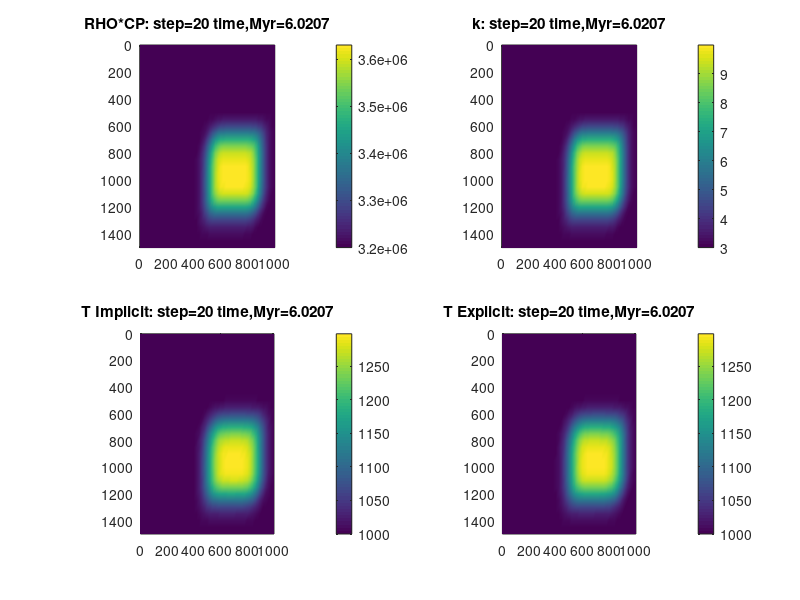

Write MATLAB code to recreate this figure.
% Solution of 2D Eulerian temperature equation 
% with advective terms on a regular grid 
% for a moving medium with variable conductivity;
% using of upwind differences for advection of temperature;
% comparison of implicit and explicit method


% Clean all variables
clear all;
% Clear all figures
clf;
% Numerical model parameters
% Boundary conditions = constant temperature
% setup correspond to a squre temperature wave
% Model size, m
xsize=1000000; % Horizontal
ysize=1500000; % Vertical

% Numbers of nodes
xnum=51; % Horizontal
ynum=31; % Vertical
% Grid step
xstp=xsize/(xnum-1); % Horizontal
ystp=ysize/(ynum-1); % Vertical
tnum=20; % number of timesteps

% Material advection velocity
vx=1e-9; % Horizontal velocity, m/s
vy=1e-9; % Vertical velocity, m/s

% Model properties
% Initial temperature, K 
tback=1000; % background medium,
twave=1300; % hot block
% Thermal conductivity,W/m/K
ktback=3; % background medium 
ktwave=10; % hot block
% Heat capacity, J/K/kg 
cpback=1000; % background medium
cpwave=1100; % hot block
% Density, kg/m^3
rhoback=3200; % background medium
rhowave=3300; % hot block

% Making vectors for nodal points positions (basic nodes)
x=0:xstp:xsize; % Horizontal
y=0:ystp:ysize; % Vertical

% max thermal diffusivity, m^2/s
kappa=max(ktback,ktwave)/min(rhoback,rhowave)/min(cpback,cpwave); 
% Timestep
dtexp=min(xstp,ystp)^2/3/kappa; % Limitation for explicit timestep
% Timestep limitation for advection
if(vx~=0)
    dtexp=min(dtexp,abs(xstp/vx)); % Limitation for horizontal advection timestep
end
if(vy~=0)
    dtexp=min(dtexp,abs(ystp/vy)); % Limitation for vertical advection timestep
end
dt=0.5*dtexp; % Timestep, s

% Creating arrays for Temperature, density, conductivty and heat capacity structure (two vertical layers)
rhocp=rhoback*cpback*ones(ynum,xnum); % volumetric heat capacity, J/K/m^3
kt=ktback*ones(ynum,xnum); % thermal conductivity 
t0exp=tback*ones(ynum,xnum); % for explicit solving 
t0imp=tback*ones(ynum,xnum); % for implicit solving
for i=1:1:ynum
    for j=1:1:xnum
        % Hot block (Temperature wave)
        if(y(i)>ysize*0.3 && y(i)<ysize*0.7 && x(j)>xsize*0.3 && x(j)<xsize*0.7) 
            t0exp(i,j)=twave; % temperature for explicit solving
            t0imp(i,j)=twave; % temperature for implicit solving
            rhocp(i,j)=rhowave*cpwave; % density, kg/m^3
            kt(i,j)=ktwave; % thermal conductivity
        end
    end
end

% Matrix of coefficients initialization for implicit solving
L=sparse(xnum*ynum,xnum*ynum);
% Vector of right part initialization for implicit solving
R=zeros(xnum*ynum,1);


% Time cycle
timesum=0; % Elapsed time
for t=1:1:tnum

    
    % Implicit solving of 2D temperature equation:
    % RHO*Cp*(dT/dt+vx*dT/dx+vy*dT/dy)=d(k*dT/dx)/dx+d(k*dT/dy)/dy
    % Composing matrix of coefficients L()
    % and vector (column) of right parts R()
    % Process all grid pointsd
    for i=1:1:ynum
        for j=1:1:xnum
            % Global index
            k=(j-1)*ynum+i;
            % Boundary nodes
            if(i==1 || i==ynum || j==1 || j==xnum)
                % Upper boundary
                if(i==1)
                    % Constant temperature: T(i,j)=tback
                    L(k,k)=1;
                    R(k,1)=tback;
%                     % Insulating boundary: T(i,j)=T(i+1,j)
%                     L(k,k)=1;
%                     L(k,k+1)=-1;
%                     R(k,1)=0;                    
                end
                % Lower boundary
                if(i==ynum)
                    % Constant temperature: T(i,j)=tback
                    L(k,k)=1;
                    R(k,1)=tback;
%                     % Insulating boundary: T(i,j)=T(i-1,j)
%                     L(k,k)=1;
%                     L(k,k-1)=-1;
%                     R(k,1)=0;                    
                end
                % Left boundary
                if(j==1 && i>1 && i<ynum)
                    % Constant temperature: T(i,j)=tback
                    L(k,k)=1;
                    R(k,1)=tback;
%                     % Insulating boundary: T(i,j)=T(i,j+1)
%                     L(k,k)=1;
%                     L(k,k+ynum)=-1;
%                     R(k,1)=0;                    
                end
                % Right boundary
                if(j==xnum && i>1 && i<ynum)
                    % Constant temperature: T(i,j)=tback
                    L(k,k)=1;
                    R(k,1)=tback;
%                     % Insulating boundary: T(i,j)=T(i,j-1)
%                     L(k,k)=1;
%                     L(k,k-ynum)=-1;
%                     R(k,1)=0;                    
                end
            % Internal nodes
            else
                % RHO*Cp*(dT/dt+vx*dT/dx+vy*dT/dy)=d(k*dT/dx)/dx+d(k*dT/dy)/dy
                % Left part
                % -d(k*dT/dx)/dx
                L(k,k-ynum)=-(kt(i,j-1)+kt(i,j))/2/xstp^2; % coefficient for T(i,j-1)
                L(k,k+ynum)=-(kt(i,j+1)+kt(i,j))/2/xstp^2; % coefficient for T(i,j+1)
                L(k,k)=(kt(i,j-1)+kt(i,j))/2/xstp^2+(kt(i,j+1)+kt(i,j))/2/xstp^2; % coefficient for T(i,j+1)
                % -d(k*dT/dy)/dy
                L(k,k-1)=-(kt(i-1,j)+kt(i,j))/2/ystp^2; % coefficient for T(i-1,j)
                L(k,k+1)=-(kt(i+1,j)+kt(i,j))/2/ystp^2; % coefficient for T(i+1,j)
                L(k,k)=L(k,k)+(kt(i-1,j)+kt(i,j))/2/ystp^2+(kt(i+1,j)+kt(i,j))/2/ystp^2; % ADD coefficient for T(i,j)
                % RHO*Cp*(dT/dt)
                L(k,k)=L(k,k)+rhocp(i,j)/dt; % ADD coefficient for T(i,j)
                % Right part
                R(k,1)=rhocp(i,j)*t0imp(i,j)/dt;
                % Add advective terms to the right part using upwind differences
                % -vx*dT/dx
                if (vx>0)
                    R(k,1)=R(k,1)-rhocp(i,j)*vx*(t0imp(i,j)-t0imp(i,j-1))/xstp;
                else
                    R(k,1)=R(k,1)-rhocp(i,j)*vx*(t0imp(i,j+1)-t0imp(i,j))/xstp;
                end
                % -vy*dT/dy
                if (vy>0)
                    R(k,1)=R(k,1)-rhocp(i,j)*vy*(t0imp(i,j)-t0imp(i-1,j))/ystp;
                else
                    R(k,1)=R(k,1)-rhocp(i,j)*vy*(t0imp(i+1,j)-t0imp(i,j))/ystp;
                end
            end
        end
    end
    % Obtaining solution
    S=L\R;
    % Reloading solution to the new temperature array
    for i=1:1:ynum
        for j=1:1:xnum
            % Global index
            k=(j-1)*ynum+i;
            % Reload solution
            t1imp(i,j)=S(k);
        end
    end
    
    

    % Explicit solving of 2D temperature equation:
    % dT/dt=kappa*(d2T/dx2+d2T/dy2)
    % Process internal grid points
    for i=2:1:ynum-1
        for j=2:1:xnum-1
            % RHO*Cp*(dT/dt+vx*dT/dx+vy*dT/dy)=d(k*dT/dx)/dx+d(k*dT/dy)/dy
            % Compute advective terms using upwind differences
            % -vx*dT/dx
            if (vx>0)
                vxdtdx=vx*(t0exp(i,j)-t0exp(i,j-1))/xstp;
            else
                vxdtdx=vx*(t0exp(i,j+1)-t0exp(i,j))/xstp;
            end
            % -vy*dT/dy
            if (vy>0)
                vydtdy=vy*(t0exp(i,j)-t0exp(i-1,j))/ystp;
            else
                vydtdy=vy*(t0exp(i+1,j)-t0exp(i,j))/ystp;
            end
            % Tnew=Told+dt/RHO/Cp*(d(k*dT/dx)/dx+d(k*dT/dy)/dy)
            t1exp(i,j)=t0exp(i,j)+dt/rhocp(i,j)*((kt(i,j+1)+kt(i,j))/2*(t0exp(i,j+1)-t0exp(i,j))-(kt(i,j-1)+kt(i,j))/2*(t0exp(i,j)-t0exp(i,j-1)))/xstp^2;
            t1exp(i,j)=t1exp(i,j)+dt/rhocp(i,j)*((kt(i+1,j)+kt(i,j))/2*(t0exp(i+1,j)-t0exp(i,j))-(kt(i-1,j)+kt(i,j))/2*(t0exp(i,j)-t0exp(i-1,j)))/ystp^2;
            t1exp(i,j)=t1exp(i,j)-dt*(vxdtdx+vydtdy);
        end
    end
    % External points
    % Upper boundary
    % Constant temperature: T(1,j)=tback
    t1exp(1,:)=tback;
%     % Insulating boundary: T(1,j)=T(2,j)
%     t1exp(1,:)=t1exp(2,:);
    % Lower boundary
    % Constant temperature: T(ynum,j)=tback
    t1exp(ynum,:)=tback;
%     % Insulating boundary: T(ynum,j)=T(ynum-1,j)
%     t1exp(ynum,:)=t1exp(ynum-1,:);
    % Left boundary
    % Constant temperature: T(i,1)=tback
    t1exp(2:1:ynum-1,1)=tback;
%     % Insulating boundary: T(i,1)=T(i,2)
%     t1exp(2:1:ynum-1,1)=t1exp(2:1:ynum-1,2);
    % Right boundary
    % Constant temperature: T(i,xnum)=tback
    t1exp(2:1:ynum-1,xnum)=tback;
%     % Insulating boundary: T(i,xnum)=T(i,xnum-1)
%     t1exp(2:1:ynum-1,xnum)=t1exp(2:1:ynum-1,xnum-1);


    % Advect RHO*Cp and k using upwind differences
    % 2D Eulearian advection equation: 
    % dB/dt=-vx*dB/dx-vy*dB/dy
    % Create arrays for new values of RHO*Cp and k
    ktnew=kt;
    rhocpnew=rhocp;
    % Loop through internal nodes
    for i=2:1:ynum-1
        for j=2:1:xnum-1
            % Compute advective terms using upwind differences
            % -vx*dB/dx
            if (vx>0)
                vxdktdx=vx*(kt(i,j)-kt(i,j-1))/xstp;
                vxdrhocpdx=vx*(rhocp(i,j)-rhocp(i,j-1))/xstp;
            else
                vxdktdx=vx*(kt(i,j+1)-kt(i,j))/xstp;
                vxdrhocpdx=vx*(rhocp(i,j+1)-rhocp(i,j))/xstp;
            end
            % -vy*dB/dy
            if (vy>0)
                vydktdy=vy*(kt(i,j)-kt(i-1,j))/ystp;
                vydrhocpdy=vy*(rhocp(i,j)-rhocp(i-1,j))/ystp;
            else
                vydktdy=vy*(kt(i+1,j)-kt(i,j))/ystp;
                vydrhocpdy=vy*(rhocp(i+1,j)-rhocp(i,j))/ystp;
            end
            % Compute new RHO*Cp and k
            rhocpnew(i,j)=rhocp(i,j)-dt*vxdrhocpdx-dt*vydrhocpdy;
            ktnew(i,j)=kt(i,j)-dt*vxdktdx-dt*vydktdy;
        end
    end
    % Update values of RHO*Cp and k
    rhocp=rhocpnew;
    kt=ktnew;
      
    % Open figure
    figure(1);
    % Plotting volumetric heat capacity RHO*Cp
    subplot(2,2,1);
    pcolor(x/1000,y/1000,rhocp);
    shading interp;
    colorbar;
    axis ij image;
    title(['RHO*CP: step=',num2str(t),' time,Myr=',num2str(timesum/(1e+6*365.25*24*3600))]);
    % Plotting thermal conductivity k
    subplot(2,2,2);
    pcolor(x/1000,y/1000,kt);
    shading interp;
    colorbar;
    axis ij image;
    title(['k: step=',num2str(t),' time,Myr=',num2str(timesum/(1e+6*365.25*24*3600))]);
    % Plotting implicit solution
    subplot(2,2,3);
    pcolor(x/1000,y/1000,t1imp);
    shading interp;
    colorbar;
    axis ij image;
%     caxis([tback-100 twave+100]);
    title(['T Implicit: step=',num2str(t),' time,Myr=',num2str(timesum/(1e+6*365.25*24*3600))]);
    % Plotting explicit solution
    subplot(2,2,4);
    pcolor(x/1000,y/1000,t1exp);
    shading interp;
    colorbar;
    axis ij image;
%     caxis([tback-100 twave+100]);
    title(['T Explicit: step=',num2str(t),' time,Myr=',num2str(timesum/(1e+6*365.25*24*3600))]);
    
    % Stop for .1 second
    pause(.1);
    
    % Add time counter
    timesum=timesum+dt;
    % Reassign temperature profiles for the next step
    t0exp=t1exp;
    t0imp=t1imp;
end